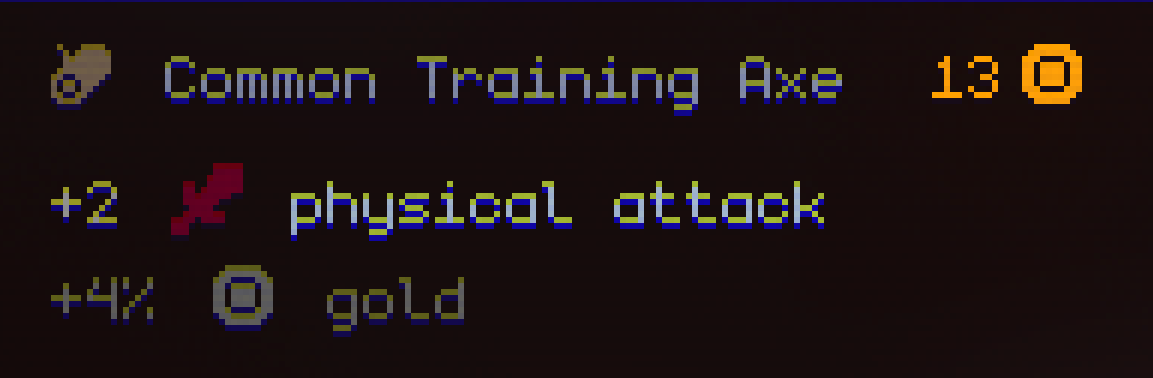
#> input picture tt.png, 1153 x 378 px
$ python test_tt_reader.py
#> lines starting #> are read from the running program, lines starting #| are printed output that depends on the picture; after the words box and inside, x2 and y2 are one past the last pixel; in counts of white or black regions, pixels touching at a corner belong together
#> in extract_tooltip_data, image is the input picture: shape (378, 1153, 3); mean B, G, R 19.6, 19.3, 29.8
import cv2
import pytesseract
import numpy as np
import colorsys
from PIL import Image

pytesseract.pytesseract.tesseract_cmd = r'C:\Program Files\Tesseract-OCR\tesseract.exe'

icon_colors = {
    "none": "#b0b7cc",
    "wood": "#6f5e48",
    "swift": "#a9dae3",
    "scout": "#ae683b",
    "silver": "#858cb1",
    "gold": "#f89e10",
    "hunter": "#77853f",
    "warrior": "#443d3a",
    "mercenary": "#734d40",
    "ice": "#72d0fc",
    "mana": "#c34f9e",
    "orion": "#a7635c",
    "flesh": "#a96558",
    "arcane": "#19a3d7",
    "zepyron": "#5e42b1",
    "shadow": "#4b4a49",
    "turtle": "#5f5143",
    "darkness": "#454561",
    "poverty": "#4a4440",
    "thorn": "#4e3740",
    "thunder": "#dfad27",
    "demonic": "#812f38",
    "unchained": "#9a9fc0",
    "berserker": "#48473f",
    "cursed": "#3e3155",
    "royal": "#0070a0",
    "vampire": "#ab284a",
    "jade": "#00a793",
    "chromalure": "#37994d",
    "celestial": "#be4193",
    "cataclysm": "#927c67",
    "magma": "#e25900",
    "legacy": "#fdf0b1"
}

#libs, tesseract path and icon_colors here...

def show_image(title, image):
    cv2.imshow(title, image)
    cv2.waitKey(0)
    cv2.destroyAllWindows()

def preprocess_image_for_ocr(image):
    # Convert image to grayscale
    show_image("original", image)
    gray_image = cv2.cvtColor(image, cv2.COLOR_BGR2GRAY)
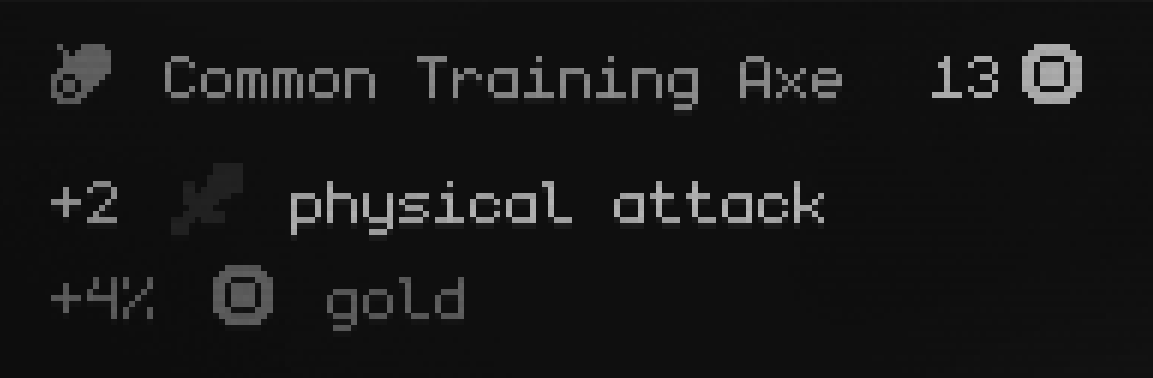
#> gray_image: shape (378, 1153); min 13, max 181, mean 22.5
    show_image("filter", gray_image)
    scale_factor = 4.0
    width = int(gray_image.shape[1] * scale_factor)
#> width = 4612
    height = int(gray_image.shape[0] * scale_factor)
#> height = 1512
    upscaled_image = cv2.resize(gray_image, (width, height), interpolation=cv2.INTER_LINEAR)
    show_image("upscale", upscaled_image)
    # Apply adaptive thresholding to obtain a binary image
    final_image = cv2.adaptiveThreshold(upscaled_image, 255, cv2.ADAPTIVE_THRESH_GAUSSIAN_C, cv2.THRESH_BINARY, 11, 2)
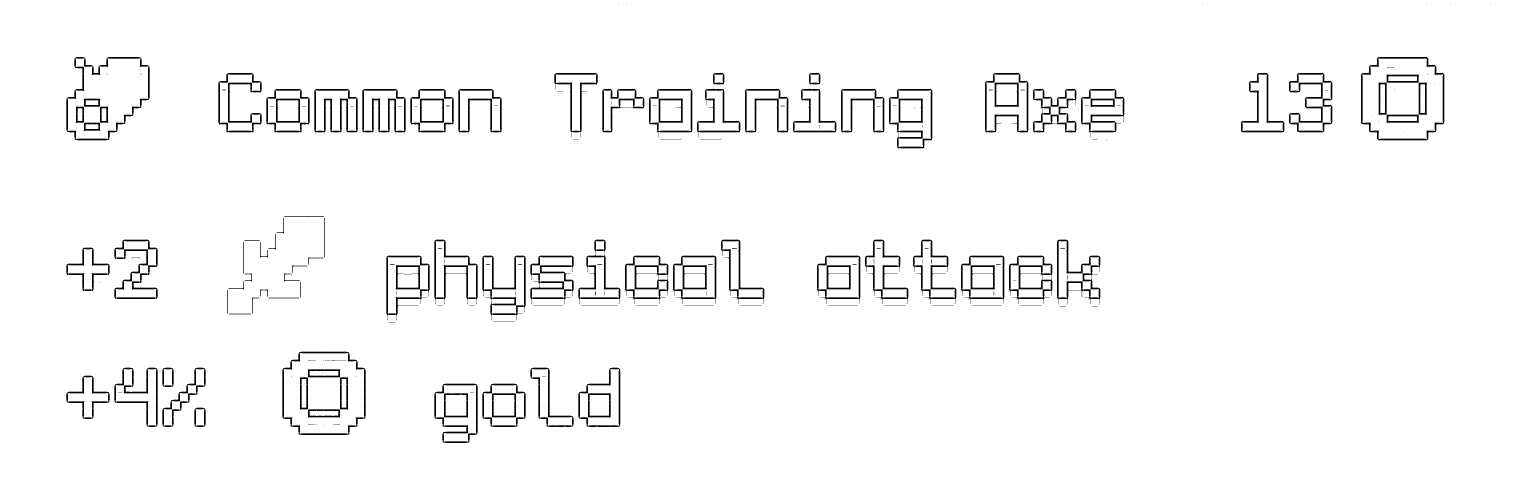
#> final_image: shape (1512, 4612) (shown at 1/3 size); 97.3% white; 187 black regions (66 under 20 px), largest, box (x1, y1, x2, y2) and area: (199, 171, 449, 421) 5160, (2667, 267, 2797, 445) 4915, (3867, 218, 3997, 397) 4894
    show_image("final", final_image)
    return final_image

def hex_to_hsv(hex_color):
    hex_color = hex_color.lstrip('#')
    rgb = tuple(int(hex_color[i:i+2], 16) for i in (0, 2, 4))
    hsv = colorsys.rgb_to_hsv(rgb[0]/255.0, rgb[1]/255.0, rgb[2]/255.0)
    return (hsv[0] * 180, hsv[1] * 255, hsv[2] * 255)

def create_color_bounds(hex_color, tolerance=10):
    hsv_color = hex_to_hsv(hex_color)
    lower_bound = np.array([max(int(hsv_color[0] - tolerance), 0), max(int(hsv_color[1] - 40), 0), max(int(hsv_color[2] - 40), 0)])
    upper_bound = np.array([min(int(hsv_color[0] + tolerance), 180), min(int(hsv_color[1] + 40), 255), min(int(hsv_color[2] + 40), 255)])
    return lower_bound, upper_bound

def detect_icons(image):
    detected_icons = []
    hsv_image = cv2.cvtColor(image, cv2.COLOR_BGR2HSV)
    for icon_name, hex_color in icon_colors.items():
        lower, upper = create_color_bounds(hex_color)
        mask = cv2.inRange(hsv_image, lower.astype(np.uint8), upper.astype(np.uint8))
        if cv2.countNonZero(mask) > 0:
            detected_icons.append(icon_name)
    return detected_icons

def extract_tooltip_data(image_path):
    image = cv2.imread(image_path)
    custom_config = r'--oem 3 --psm 6 -c tessedit_char_whitelist= ABCDEFGHIJKLMNOPQRSTUVWXYZabcdefghijklmnopqrstuvwxyz0123456789'
    preprocessed_image = preprocess_image_for_ocr(image)
#> (the run stopped early here; a loop or call above may not have finished)
